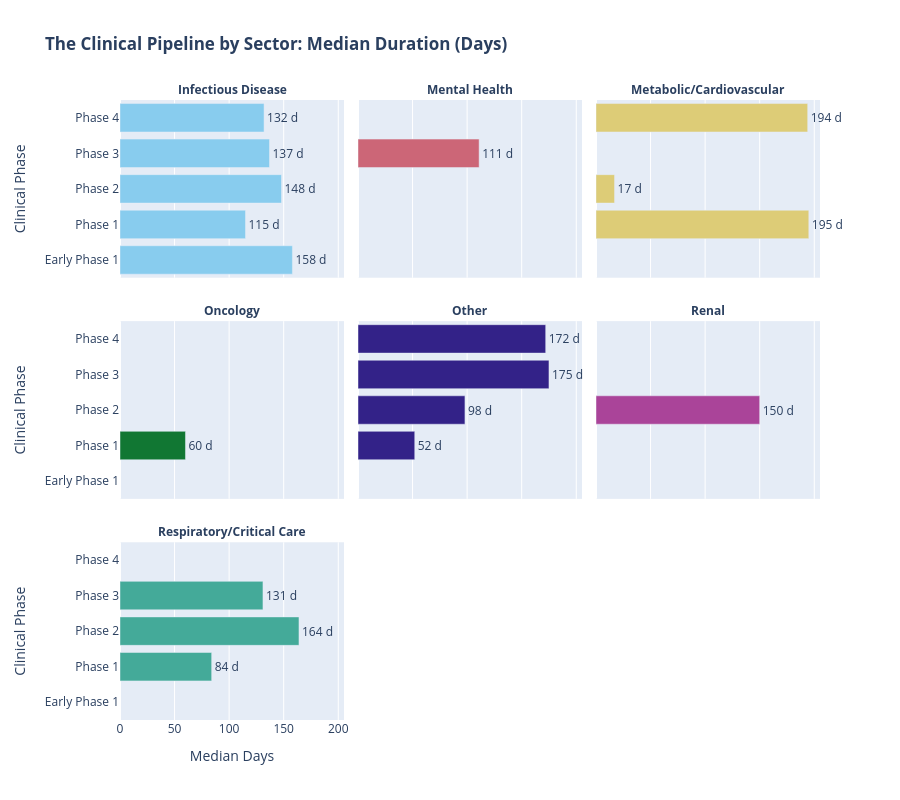

Here is the notebook cell this chart was saved with:
### Code cell
import plotly.express as px

# 1. Sort the phase order logically
phase_order = ['Early Phase 1', 'Phase 1', 'Phase 2', 'Phase 3', 'Phase 4']
df_5c['phase'] = pd.Categorical(df_5c['phase'], categories=phase_order, ordered=True)

# 2. Create the Facet Plot
fig = px.bar(
    df_5c.sort_values(['therapeutic_area', 'phase']),
    x='duration_median',
    y='phase',
    facet_col='therapeutic_area',
    facet_col_wrap=3,      # 3 mini-charts per row
    color='therapeutic_area',
    color_discrete_sequence=px.colors.qualitative.Safe,
    orientation='h',
    text='duration_median',
    labels={'duration_median': 'Median Days', 'phase': 'Clinical Phase'},
    title='<b>The Clinical Pipeline by Sector: Median Duration (Days)</b>',
    hover_data=['n_trials', 'duration_q1', 'duration_q3']
)

# 3. Enhance formatting
fig.update_traces(texttemplate='%{text} d', textposition='outside')
fig.update_traces(cliponaxis=False)
fig.update_layout(
    height=800, 
    showlegend=False,
    margin=dict(t=100, l=120)
)

# Remove "therapeutic_area=" from subplot titles for a cleaner look
fig.for_each_annotation(lambda a: a.update(text=f"<b>{a.text.split('=')[-1]}</b>"))

fig.show()

### Figure 1 — Plotly figure (JSON) as saved in the notebook; plotly's stock layout.template omitted (floating-point values rounded to 4 significant figures)
{"data": [{"alignmentgroup": "True", "cliponaxis": false, "customdata": [[2, 109, 208], [27, 62, 150], [92, 87, 214], [72, 92, 187], [22, 61, 237]], "hovertemplate": "therapeutic_area=Infectious Disease<br>Median Days=%{text}<br>Clinical Phase=%{y}<br>n_trials=%{customdata[0]}<br>duration_q1=%{customdata[1]}<br>duration_q3=%{customdata[2]}<extra></extra>", "legendgroup": "Infectious Disease", "marker": {"color": "rgb(136, 204, 238)", "pattern": {"shape": ""}}, "name": "Infectious Disease", "offsetgroup": "Infectious Disease", "orientation": "h", "showlegend": true, "text": [158, 115, 148, 137, 132], "textposition": "outside", "texttemplate": "%{text} d", "type": "bar", "x": [158, 115, 148, 137, 132], "xaxis": "x7", "y": ["Early Phase 1", "Phase 1", "Phase 2", "Phase 3", "Phase 4"], "yaxis": "y7"}, {"alignmentgroup": "True", "cliponaxis": false, "customdata": [[1, 111, 111]], "hovertemplate": "therapeutic_area=Mental Health<br>Median Days=%{text}<br>Clinical Phase=%{y}<br>n_trials=%{customdata[0]}<br>duration_q1=%{customdata[1]}<br>duration_q3=%{customdata[2]}<extra></extra>", "legendgroup": "Mental Health", "marker": {"color": "rgb(204, 102, 119)", "pattern": {"shape": ""}}, "name": "Mental Health", "offsetgroup": "Mental Health", "orientation": "h", "showlegend": true, "text": [111], "textposition": "outside", "texttemplate": "%{text} d", "type": "bar", "x": [111], "xaxis": "x8", "y": ["Phase 3"], "yaxis": "y8"}, {"alignmentgroup": "True", "cliponaxis": false, "customdata": [[1, 195, 195], [1, 17, 17], [1, 194, 194]], "hovertemplate": "therapeutic_area=Metabolic/Cardiovascular<br>Median Days=%{text}<br>Clinical Phase=%{y}<br>n_trials=%{customdata[0]}<br>duration_q1=%{customdata[1]}<br>duration_q3=%{customdata[2]}<extra></extra>", "legendgroup": "Metabolic/Cardiovascular", "marker": {"color": "rgb(221, 204, 119)", "pattern": {"shape": ""}}, "name": "Metabolic/Cardiovascular", "offsetgroup": "Metabolic/Cardiovascular", "orientation": "h", "showlegend": true, "text": [195, 17, 194], "textposition": "outside", "texttemplate": "%{text} d", "type": "bar", "x": [195, 17, 194], "xaxis": "x9", "y": ["Phase 1", "Phase 2", "Phase 4"], "yaxis": "y9"}, {"alignmentgroup": "True", "cliponaxis": false, "customdata": [[1, 60, 60]], "hovertemplate": "therapeutic_area=Oncology<br>Median Days=%{text}<br>Clinical Phase=%{y}<br>n_trials=%{customdata[0]}<br>duration_q1=%{customdata[1]}<br>duration_q3=%{customdata[2]}<extra></extra>", "legendgroup": "Oncology", "marker": {"color": "rgb(17, 119, 51)", "pattern": {"shape": ""}}, "name": "Oncology", "offsetgroup": "Oncology", "orientation": "h", "showlegend": true, "text": [60], "textposition": "outside", "texttemplate": "%{text} d", "type": "bar", "x": [60], "xaxis": "x4", "y": ["Phase 1"], "yaxis": "y4"}, {"alignmentgroup": "True", "cliponaxis": false, "customdata": [[11, 39, 96], [5, 72, 150], [5, 172, 211], [3, 124, 212]], "hovertemplate": "therapeutic_area=Other<br>Median Days=%{text}<br>Clinical Phase=%{y}<br>n_trials=%{customdata[0]}<br>duration_q1=%{customdata[1]}<br>duration_q3=%{customdata[2]}<extra></extra>", "legendgroup": "Other", "marker": {"color": "rgb(51, 34, 136)", "pattern": {"shape": ""}}, "name": "Other", "offsetgroup": "Other", "orientation": "h", "showlegend": true, "text": [52, 98, 175, 172], "textposition": "outside", "texttemplate": "%{text} d", "type": "bar", "x": [52, 98, 175, 172], "xaxis": "x5", "y": ["Phase 1", "Phase 2", "Phase 3", "Phase 4"], "yaxis": "y5"}, {"alignmentgroup": "True", "cliponaxis": false, "customdata": [[1, 150, 150]], "hovertemplate": "therapeutic_area=Renal<br>Median Days=%{text}<br>Clinical Phase=%{y}<br>n_trials=%{customdata[0]}<br>duration_q1=%{customdata[1]}<br>duration_q3=%{customdata[2]}<extra></extra>", "legendgroup": "Renal", "marker": {"color": "rgb(170, 68, 153)", "pattern": {"shape": ""}}, "name": "Renal", "offsetgroup": "Renal", "orientation": "h", "showlegend": true, "text": [150], "textposition": "outside", "texttemplate": "%{text} d", "type": "bar", "x": [150], "xaxis": "x6", "y": ["Phase 2"], "yaxis": "y6"}, {"alignmentgroup": "True", "cliponaxis": false, "customdata": [[1, 84, 84], [18, 82, 200], [9, 64, 226]], "hovertemplate": "therapeutic_area=Respiratory/Critical Care<br>Median Days=%{text}<br>Clinical Phase=%{y}<br>n_trials=%{customdata[0]}<br>duration_q1=%{customdata[1]}<br>duration_q3=%{customdata[2]}<extra></extra>", "legendgroup": "Respiratory/Critical Care", "marker": {"color": "rgb(68, 170, 153)", "pattern": {"shape": ""}}, "name": "Respiratory/Critical Care", "offsetgroup": "Respiratory/Critical Care", "orientation": "h", "showlegend": true, "text": [84, 164, 131], "textposition": "outside", "texttemplate": "%{text} d", "type": "bar", "x": [84, 164, 131], "xaxis": "x", "y": ["Phase 1", "Phase 2", "Phase 3"], "yaxis": "y"}], "layout": {"annotations": [{"font": {}, "showarrow": false, "text": "<b>Respiratory/Critical Care</b>", "x": 0.16, "xanchor": "center", "xref": "paper", "y": 0.2867, "yanchor": "bottom", "yref": "paper"}, {"font": {}, "showarrow": false, "text": "<b>Oncology</b>", "x": 0.16, "xanchor": "center", "xref": "paper", "y": 0.6433, "yanchor": "bottom", "yref": "paper"}, {"font": {}, "showarrow": false, "text": "<b>Other</b>", "x": 0.5, "xanchor": "center", "xref": "paper", "y": 0.6433, "yanchor": "bottom", "yref": "paper"}, {"font": {}, "showarrow": false, "text": "<b>Renal</b>", "x": 0.84, "xanchor": "center", "xref": "paper", "y": 0.6433, "yanchor": "bottom", "yref": "paper"}, {"font": {}, "showarrow": false, "text": "<b>Infectious Disease</b>", "x": 0.16, "xanchor": "center", "xref": "paper", "y": 1.0, "yanchor": "bottom", "yref": "paper"}, {"font": {}, "showarrow": false, "text": "<b>Mental Health</b>", "x": 0.5, "xanchor": "center", "xref": "paper", "y": 1.0, "yanchor": "bottom", "yref": "paper"}, {"font": {}, "showarrow": false, "text": "<b>Metabolic/Cardiovascular</b>", "x": 0.84, "xanchor": "center", "xref": "paper", "y": 1.0, "yanchor": "bottom", "yref": "paper"}], "barmode": "relative", "height": 800, "legend": {"title": {"text": "therapeutic_area"}, "tracegroupgap": 0}, "margin": {"l": 120, "t": 100}, "showlegend": false, "title": {"text": "<b>The Clinical Pipeline by Sector: Median Duration (Days)</b>"}, "xaxis": {"anchor": "y", "domain": [0, 0.32], "title": {"text": "Median Days"}}, "xaxis2": {"anchor": "y2", "domain": [0.34, 0.66], "matches": "x", "title": {"text": "Median Days"}}, "xaxis3": {"anchor": "y3", "domain": [0.68, 1.0], "matches": "x", "title": {"text": "Median Days"}}, "xaxis4": {"anchor": "y4", "domain": [0, 0.32], "matches": "x", "showticklabels": false}, "xaxis5": {"anchor": "y5", "domain": [0.34, 0.66], "matches": "x", "showticklabels": false}, "xaxis6": {"anchor": "y6", "domain": [0.68, 1.0], "matches": "x", "showticklabels": false}, "xaxis7": {"anchor": "y7", "domain": [0, 0.32], "matches": "x", "showticklabels": false}, "xaxis8": {"anchor": "y8", "domain": [0.34, 0.66], "matches": "x", "showticklabels": false}, "xaxis9": {"anchor": "y9", "domain": [0.68, 1.0], "matches": "x", "showticklabels": false}, "yaxis": {"anchor": "x", "domain": [0, 0.2867], "title": {"text": "Clinical Phase"}}, "yaxis2": {"anchor": "x2", "domain": [0, 0.2867], "matches": "y", "showticklabels": false}, "yaxis3": {"anchor": "x3", "domain": [0, 0.2867], "matches": "y", "showticklabels": false}, "yaxis4": {"anchor": "x4", "domain": [0.3567, 0.6433], "matches": "y", "title": {"text": "Clinical Phase"}}, "yaxis5": {"anchor": "x5", "domain": [0.3567, 0.6433], "matches": "y", "showticklabels": false}, "yaxis6": {"anchor": "x6", "domain": [0.3567, 0.6433], "matches": "y", "showticklabels": false}, "yaxis7": {"anchor": "x7", "domain": [0.7133, 1.0], "matches": "y", "title": {"text": "Clinical Phase"}}, "yaxis8": {"anchor": "x8", "domain": [0.7133, 1.0], "matches": "y", "showticklabels": false}, "yaxis9": {"anchor": "x9", "domain": [0.7133, 1.0], "matches": "y", "showticklabels": false}}}
